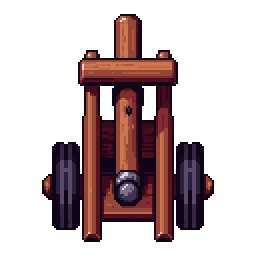
#> input picture assets/wip/front/props/catapult2.png, 128 x 128 px (shown 2 times larger); its folder holds only this picture in this run
$ python sheet.py props/catapult2.png
#> lines starting #> are read from the running program, lines starting #| are printed output that depends on the picture
# Contact sheet of props/*.png (or the names given) on grey, labelled: python3 sheet.py out.png [names...]
import sys, os, glob
from PIL import Image, ImageDraw
here = os.path.dirname(os.path.abspath(__file__))
out, names = sys.argv[1], sys.argv[2:]
files = [f'{here}/props/{n}.png' for n in names] if names else sorted(glob.glob(here + '/props/*.png'))
ims = [(os.path.basename(f)[:-4], Image.open(f).convert('RGBA')) for f in files if os.path.exists(f)]
cols = 6; W = max(i.width for _, i in ims) + 8; H = max(i.height for _, i in ims) + 20
#> after `W = max((i.width for _, i in ims)) + 8`: W = 136
#> after `H = max((i.height for _, i in ims)) + 20`: H = 148
sheet = Image.new('RGBA', (cols * W, ((len(ims) + cols - 1) // cols) * H), (110, 130, 90, 255))
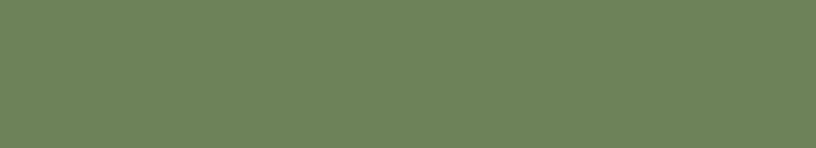
#> sheet: PIL image 816x148 RGBA; mean R, G, B, A 110, 130, 90, 255
d = ImageDraw.Draw(sheet)
for k, (n, im) in enumerate(ims):
    x, y = (k % cols) * W, (k // cols) * H
    sheet.alpha_composite(im, (x + 4, y + 16)); d.text((x + 4, y + 2), n, fill=(255, 255, 255, 255))
#> this loop made 1 pass
#> (n, x, y) on pass 1: ('catapult2', 0, 0)
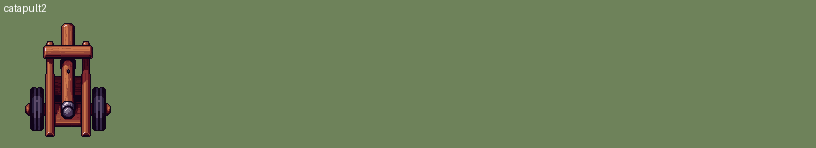
#> sheet: PIL image 816x148 RGBA; mean R, G, B, A 109.1, 126.1, 88.2, 255
sheet.save(out)

$ run again, on assets/wip/front/props/gob_sacks.png
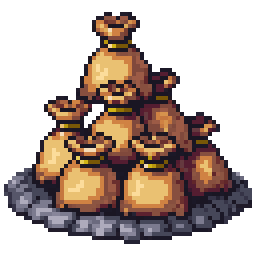
#> input picture assets/wip/front/props/gob_sacks.png, 64 x 64 px (shown 4 times larger)
#> W = 72
#> H = 84
#> the loop `for k, (n, im) in enumerate(ims):` made 1 pass
#> (n, x, y) on pass 1: ('gob_sacks', 0, 0)
#> after the loop `for k, (n, im) in enumerate(ims):`:
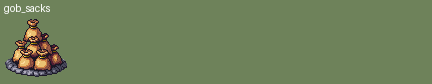
#> sheet: PIL image 432x84 RGBA; mean R, G, B, A 110.9, 128, 89.4, 255

$ run again, on assets/wip/front/props/fence.png
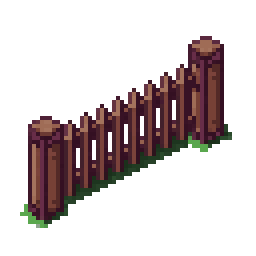
#> input picture assets/wip/front/props/fence.png, 64 x 64 px (shown 4 times larger)
#> W = 72
#> H = 84
#> the loop `for k, (n, im) in enumerate(ims):` made 1 pass
#> (n, x, y) on pass 1: ('fence', 0, 0)
#> after the loop `for k, (n, im) in enumerate(ims):`:
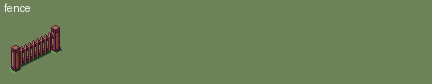
#> sheet: PIL image 432x84 RGBA; mean R, G, B, A 109.5, 127.8, 89.1, 255
